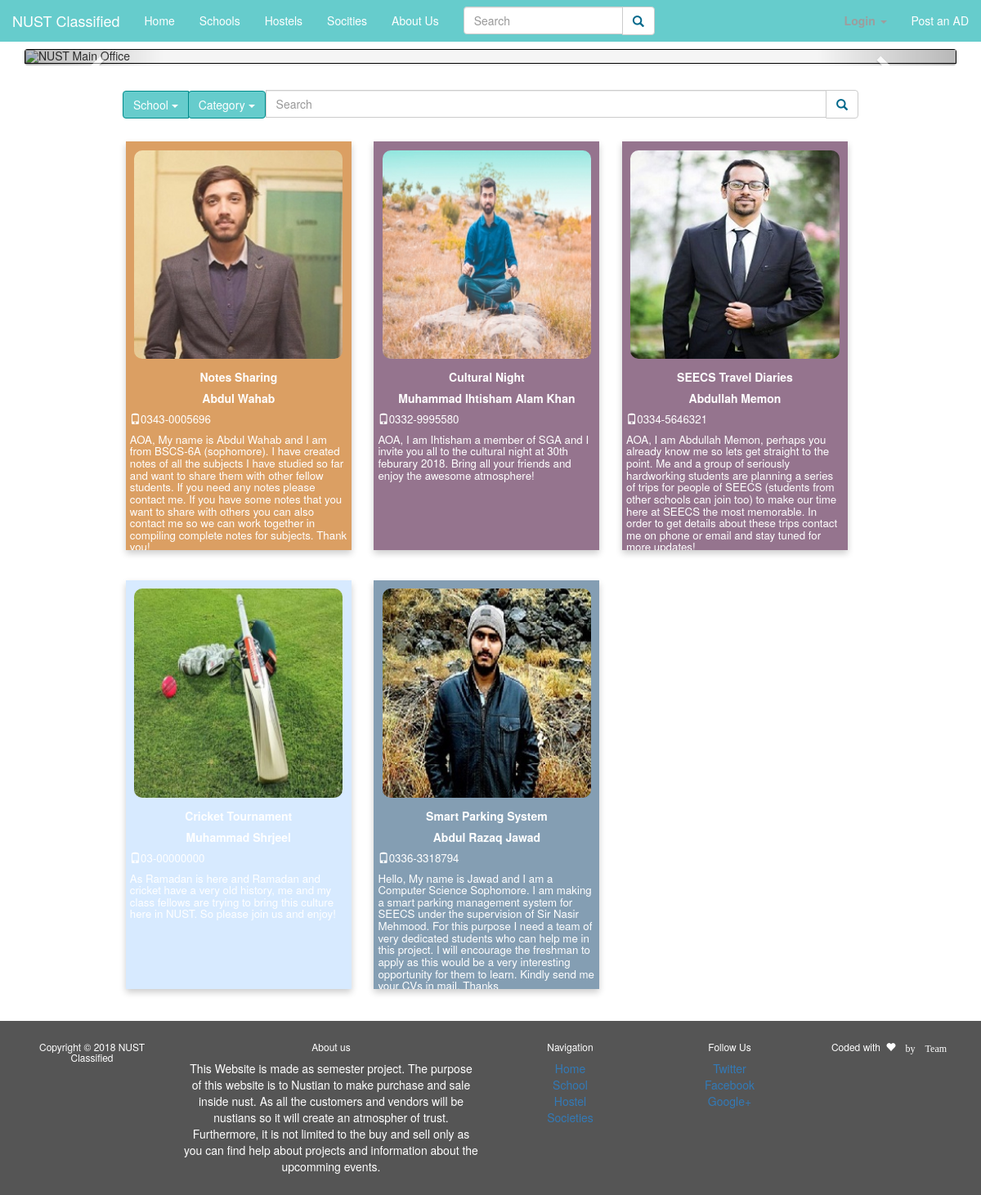
The app's page /seecs.php with its own data.
### tables this page shows
CREATE TABLE IF NOT EXISTS `addata` (
  `id` int(50) NOT NULL AUTO_INCREMENT,
  `name` varchar(50) NOT NULL,
  `email` varchar(100) NOT NULL,
  `phone` varchar(50) NOT NULL,
  `target` varchar(50) NOT NULL,
  `category` varchar(50) NOT NULL,
  `title` varchar(50) NOT NULL,
  `price` varchar(30) NOT NULL,
  `content` varchar(2000) NOT NULL,
  `picture` varchar(255) NOT NULL,
  PRIMARY KEY (`id`)
);

### seecs.php (the view, shortened to what this page needs)
<?php
include(".\config\config.php");
$result = mysqli_query($mysqli, "SELECT * FROM `addata` WHERE target = 'seecs' ORDER BY category ASC, id DESC");
?>
<!DOCTYPE html>
<html lang="en">
<head>
  <link rel="stylesheet" href="https://maxcdn.bootstrapcdn.com/bootstrap/3.3.7/css/bootstrap.min.css">
  <link rel="stylesheet" href="css/style.css">
</head>
<body style="background-image: url('photos/chip.jpg'); background-repeat: no-repeat; background-position: center center;background-size: cover; background-attachment: fixed; ">
<nav class="navbar navbar-inverse seecs-color navbar-fixed-top">
        <div class="container-fluid">
            <div class="navbar-header">
                <a href="home.php" class ="navbar-brand" style="color: #FFFFFF"> NUST Classified </a>
            </div>
            <div class="collapse navbar-collapse" id="mainNavBar">
                <ul class="nav navbar-nav">
                    <li><a href="home.php" style="color: #FFFFFF">Home</a></li>
                    <li><a href="schools.php" style="color: #FFFFFF">Schools</a></li>
                    <li><a href="hostel.php" style="color: #FFFFFF">Hostels</a></li>
					          <li><a href="#" style="color: #FFFFFF">Socities</a></li>
					          <li><a href="about-us.php" style="color: #FFFFFF">About Us</a></li>
					<li>
       				<form class="navbar-form" role="search" method="get" action="search.php">
                <div class="input-group">
                    <input type="text" class="form-control" placeholder="Search" name="srch-term" id="srch-term">
                      <div class="input-group-btn">
                          <button class="btn btn-default" type="submit"><i style="color: #00688B" class="glyphicon glyphicon-search"></i></button>
                      </div>
                </div>
              </form>
					</li>
                </ul>
     <ul class="nav navbar-nav navbar-right">
          <?php
		  if(!isset($_SESSION['email'])){
		  echo '<li class="dropdown">
                      <a href="#" class="dropdown-toggle" data-toggle="dropdown"><b class="color-blue">Login</b> <span class="caret"></span></a>
           </li>
		  ';}
		  ?>
           <li class=\"dropdown\">
            <a href="form.php" class=\"dropdown-toggle\" style="color: white;">
              Post an AD
            </a>
          </li>
    </ul>
    </div>
  </div>
</nav>
<br/><br/>
<div class="container-fluid text-center" >
  <div class="row content">
  <div class="col-sm-12 text-left">
  <br/>
  <div id="myCarousel" class="carousel slide well seecs-carousel" data-ride="carousel">
  <div class="carousel-inner sliding-divs">
    <div class="item active">
      <img src="photos/NBS-sliding.jpg" alt="NUST Main Office">
    </div>
  </div>
  <a class="left carousel-control" href="#myCarousel" data-slide="prev">
    <span class="glyphicon glyphicon-chevron-left"></span>
  </a>
  <a class="right carousel-control" href="#myCarousel" data-slide="next">
    <span class="glyphicon glyphicon-chevron-right"></span>
  </a>
</div>
<div class="col-sm-1"> </div>
<div class="col-sm-10">
<?php
  include("searchbuttons.php");
?>
          <?php
          while($res = mysqli_fetch_array($result)){
            echo "<a href = \"result.php?id=".$res['id']."\"> <div class=\"seecs-result-card ".$res['category']."\">
                    <div class=\"seecs-result-image\">
                      <img src = \"".($res['picture'])."\">
                    </div>
                    <div class=\"seecs-result-content\">
                      <h4 align = \"center\">".$res['title']."</h4>
                      <h4 align = \"center\">".$res['name']."</h4>
                      <h5><span class=\"glyphicon glyphicon-phone\"></span>".$res['phone']."</h5>
                      <p>".$res['content']."</p>
                    </div>
                  </div></a>";
          }
          ?>
    </div>
    <div class="col-sm-1"> </div>
  </div>
</div>
<div class="row content"></div>
</div>
<?php
  include("footer.php");
?>
</body>
</html>

### css/style.css (style rules this page uses)
* { box-sizing: border-box; }
.glyphicon { line-height: unset; }
.education { background-color: rgba(204,119,34,0.7); }
.events { background-color: rgba(104,58,94,0.7); }
.projects { background-color: rgba(81,118,147,0.7); }
.post { background-color: rgba(198,226,255,0.7); }
.navbar { margin-bottom: 0; border-radius: 0; border: none; }
.seecs-color { background-color: #66CCCC; color: white; border-color: #008B8B; }
.seecs-carousel { padding: 0; border: none; overflow: hidden; }
.seecs-result-content { color: white; }
.item { width: 100%; overflow: hidden; border: 1px solid black; }
.item img { width: 100%; min-height: 100%; display: block; object-position: 50% 50%; margin: auto; object-fit: cover; vertical-align: middle!important; }
.sliding-divs { width: 100%; overflow: hidden; }
.seecs-result-card { box-shadow: 0 4px 8px 0 rgba(0,0,0,0.2); transition: 0.3s; width: 30%; height: 500px; float:left; margin-left:1.5%; margin-right:1.5%; margin-top:2%; margin-bottom:2%; padding: 5px; overflow: hidden; text-overflow: ellipsis; }
.seecs-result-content > h4 { font-size:1em; font-weight:Bold; color:white; }
.seecs-result-content > h5 { font-size:.95em; line-height:1.1; font-weight:400; color:white; }
.seecs-result-content > p { font-size:.95em; line-height:1.1; color:white; }
.seecs-result-image img { width: 100%; min-height: 100%; display: block; object-position: 50% 50%; margin: auto; object-fit: cover; vertical-align: middle!important; border-radius: 10px; }
.seecs-result-image { overflow: hidden; align-content: center; padding: 2%; }
.navbar { margin-bottom: 0; border-radius: 0; }
.row.content { height: 450px }
.navbar-brand { color:#ffffff; }
.row { margin-right: 0px; margin-left: 0px; }
input[type=text], select, textarea { width: 100%; padding: 12px; border: 1px solid #ccc; border-radius: 4px; resize: vertical; }
.row:after { content: ""; display: table; clear: both; }

### records on screen
addata: picture (picture), title "Notes Sharing", name "Abdul Wahab", phone "0343-0005696", content "AOA, My name is Abdul Wahab and I am from BSCS-6A (sophomore). I have created notes of all the subjects I have studied so far and want to share them with other fellow students. If you need any notes please contact me. If you have some notes that you want to share with others you can also contact me so we can work together in compiling complete notes for subjects. Thank…"
addata: picture (picture), title "Cultural Night", name "Muhammad Ihtisham Alam Khan", phone "0332-9995580", content "AOA, I am Ihtisham a member of SGA and I invite you all to the cultural night at 30th feburary 2018. Bring all your friends and enjoy the awesome atmosphere!"
addata: picture (picture), title "SEECS Travel Diaries", name "Abdullah Memon", phone "0334-5646321", content "AOA, I am Abdullah Memon, perhaps you already know me so lets get straight to the point. Me and a group of seriously hardworking students are planning a series of trips for people of SEECS (students from other schools can join too) to make our time here at SEECS the most memorable. In order to get details about these trips contact me on phone or email and stay tuned for…"
addata: picture (picture), title "Cricket Tournament", name "Muhammad Shrjeel", phone "03-00000000", content "As Ramadan is here and Ramadan and cricket have a very old history, me and my class fellows are trying to bring this culture here in NUST. So please join us and enjoy!"
addata: picture (picture), title "Smart Parking System", name "Abdul Razaq Jawad", phone "0336-3318794", content "Hello, My name is Jawad and I am a Computer Science Sophomore. I am making a smart parking management system for SEECS under the supervision of Sir Nasir Mehmood. For this purpose I need a team of very dedicated students who can help me in this project. I will encourage the freshman to apply as this would be a very interesting opportunity for them to learn. Kindly send me…"
